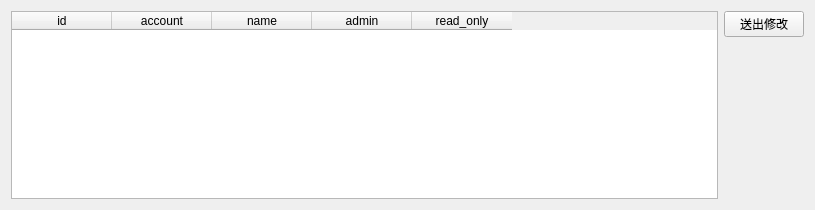
<?xml version="1.0" encoding="UTF-8"?>
<ui version="4.0">
 <class>Form</class>
 <widget class="QWidget" name="Form">
  <property name="geometry">
   <rect>
    <x>0</x>
    <y>0</y>
    <width>815</width>
    <height>210</height>
   </rect>
  </property>
  <property name="windowTitle">
   <string>Form</string>
  </property>
  <layout class="QGridLayout" name="gridLayout">
   <item row="0" column="0">
    <widget class="QTableWidget" name="account_table">
     <column>
      <property name="text">
       <string>id</string>
      </property>
     </column>
     <column>
      <property name="text">
       <string>account</string>
      </property>
     </column>
     <column>
      <property name="text">
       <string>name</string>
      </property>
     </column>
     <column>
      <property name="text">
       <string>admin</string>
      </property>
     </column>
     <column>
      <property name="text">
       <string>read_only</string>
      </property>
     </column>
    </widget>
   </item>
   <item row="0" column="1">
    <layout class="QVBoxLayout" name="verticalLayout">
     <item>
      <widget class="QPushButton" name="edit_btn">
       <property name="text">
        <string>送出修改</string>
       </property>
      </widget>
     </item>
     <item>
      <spacer name="verticalSpacer">
       <property name="orientation">
        <enum>Qt::Vertical</enum>
       </property>
       <property name="sizeHint" stdset="0">
        <size>
         <width>20</width>
         <height>40</height>
        </size>
       </property>
      </spacer>
     </item>
    </layout>
   </item>
  </layout>
 </widget>
 <resources/>
 <connections/>
</ui>
